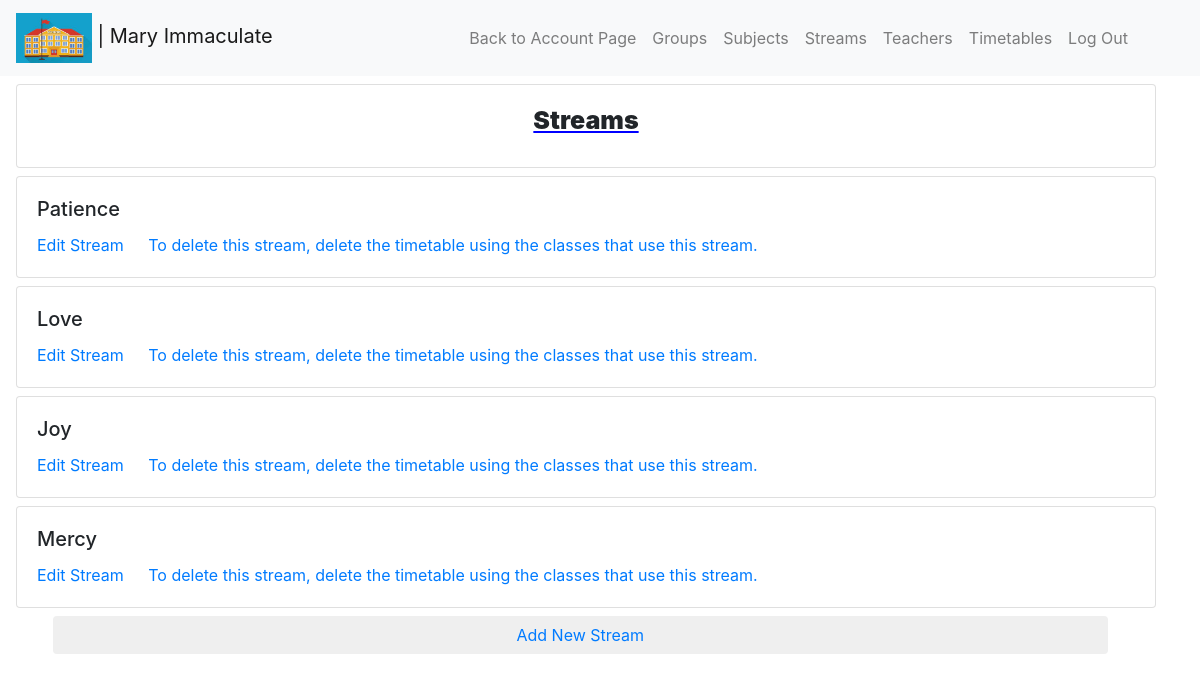
The page /school/S6gHC1W5/stream/ (signed in) on the database its author committed.
### school/models.py (models this page shows, shortened)
class School(models.Model):
    user = models.ForeignKey(settings.AUTH_USER_MODEL, on_delete=models.CASCADE, db_index=True)
    schoolname = models.CharField(max_length=200)
    randomid = models.CharField(max_length=60, unique=True)
    schoollogo = models.ImageField(upload_to='logo', validators=[validate_logo], default='logo.jpg')
    class Meta:
        verbose_name = ("School")
        verbose_name_plural = ("Schools")

class Streams(models.Model):
    school = models.ForeignKey(School, on_delete=models.CASCADE)
    streamname = models.CharField(max_length=100)
    slug = models.SlugField()
    class Meta:
        verbose_name = ("Stream")
        verbose_name_plural = ("Streams")
    def ifcandelete(self):
        from timetable.models import Timetablelessons, Timetablebreaks
        check1 = Timetablelessons.objects.filter(theclass__stream__id=self.id).count()
        check2 = Timetablebreaks.objects.filter(theclass__stream__id=self.id).count()
        if (check1 > 0) or (check2 > 0):
            return False
        else:
            return True

### school/views.py (the view)
# urls.py: path('school/<randomid>/stream/', views.streamsview, name="streamview"),
@login_required
def streamsview(request, randomid):
    theschool = get_object_or_404(School, randomid=randomid)
    streams = Streams.objects.filter(school__randomid=randomid)
    return render(request, "frontend/school/streamsview.html", {"streams":streams, "theschool":theschool})

### frontend/templates/frontend/school/streamsview.html (shortened to what this page needs)
{% extends "base/school.html" %}
{% block schooldetails %}
<a class="navbar-brand" href="{% url 'schoolview' randomid=theschool.randomid %}"><img src="{{ theschool.schoollogo.url }}" alt="{{ theschool.schoolname }}" height="50px"> | {{ theschool.schoolname }}</a>
{% endblock %}
{% block navigation %}
<li class="nav-item">
  <a class="nav-link" href="{% url 'groupview' randomid=theschool.randomid %}">Groups</a>
</li>
<li class="nav-item">
  <a class="nav-link" href="{% url 'subjectview' randomid=theschool.randomid %}">Subjects</a>
</li>
<li class="nav-item">
  <a class="nav-link" href="{% url 'streamview' randomid=theschool.randomid %}">Streams</a>
</li>
<li class="nav-item">
  <a class="nav-link" href="{% url 'teacherview' randomid=theschool.randomid %}">Teachers</a>
</li>
<li class="nav-item">
  <a class="nav-link" href="{% url 'timetablesview' randomid=theschool.randomid %}">Timetables</a>
</li>
{% endblock %}
{% block content %}
{% if streams|length > 0 %}
<div class="card mt-2 mx-3" style="width: 95%;">
    <div class="card-body">
      <h5 class="card-title my_card_title">Streams</h5>
    </div>
  </div>
{% for stream in streams %}
<div class="card mt-2 mx-3" style="width: 95%;">
    <div class="card-body">
      <h5 class="card-title">{{ stream.streamname }}</h5>
      <a href="{% url 'editstream' randomid=theschool.randomid streamslug=stream.slug %}" class="card-link">Edit Stream</a>
      {% if stream.ifcandelete is True %}<a href="{% url 'deletestreams' randomid=theschool.randomid streamslug=stream.slug %}" class="card-link">Delete stream (This is not reversible)</a>{% else %}<a href="#" class="card-link disabled">To delete this stream, delete the timetable using the classes that use this stream.</a>{% endif %}
    </div>
</div>
{% endfor %}
{% else %}
<div class="card mt-2 mx-3" style="width: 95%;">
  <div class="card-body">
    <h5 class="card-title">Sorry, you have no stream currently.</h5>
  </div>
</div>
{% endif %}
<div class="container mb-3">
    <div class="row">
      <div class="col-md-12">
        <button class="btn mt-2 mx-2"  style="width: 95%;">
          <a href="{% url 'addstream' randomid=theschool.randomid %}">Add New Stream</a>
        </button>
      </div>
    </div>
{% endblock %}

### frontend/static/frontend/css/style.css (style rules this page uses)
body { margin: 0; }
.my_card_title { text-align: center; font-weight: 900; font-size: 25px; text-decoration-line: underline; text-decoration-color: blue; }

### rows shown on the page
School: schoollogo (picture), schoolname "Mary Immaculate"
Streams: streamname "Patience", shows "To delete this stream, delete the timetable using the classes that use this stream."
Streams: streamname "Love", shows "To delete this stream, delete the timetable using the classes that use this stream."
Streams: streamname "Joy", shows "To delete this stream, delete the timetable using the classes that use this stream."
Streams: streamname "Mercy", shows "To delete this stream, delete the timetable using the classes that use this stream."
